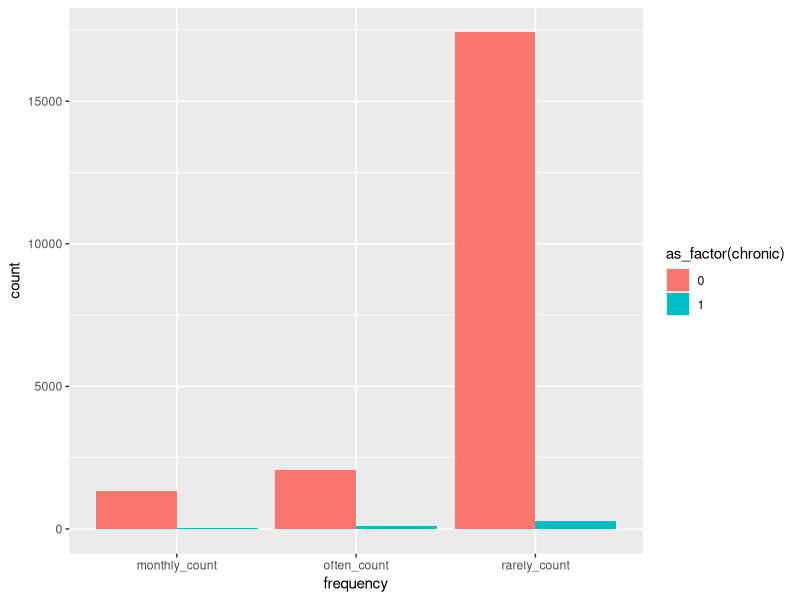

Write the R code that produced this figure. (Note: this script raises an error after producing the figure.)
## ---- chunk 1
knitr::opts_chunk$set(echo = TRUE)
## ---- chunk 2
# read in data
data <- read.csv("data.csv")

library(tidyverse)
library(broom)
## ---- chunk 3

# Fit full logistic model
model_full <- glm(chronic ~ HRSLEEP + depfreq_often + depfreq_monthly + I(HRSLEEP*depfreq_often) + I(HRSLEEP*depfreq_monthly) + log(AGE) + SEX + BMI + activity_score + income_high + income_middle + race_asian + race_black + race_na, family = binomial, data = data)

# Data 1: only women
data1 <- data %>% 
  filter(SEX == 1)

model_women <- glm(chronic ~ HRSLEEP + depfreq_often + depfreq_monthly + I(HRSLEEP*depfreq_often) + I(HRSLEEP*depfreq_monthly) + log(AGE) + SEX + BMI + activity_score + income_high + income_middle + race_asian + race_black + race_na, family = binomial, data = data1)


# Data 2: only men
data2 <- data %>% 
  filter(SEX == 0)

model_men <- glm(chronic ~ HRSLEEP + depfreq_often + depfreq_monthly + I(HRSLEEP*depfreq_often) + I(HRSLEEP*depfreq_monthly) + log(AGE) + SEX + BMI + activity_score + income_high + income_middle + race_asian + race_black + race_na, family = binomial, data = data2)

# Fit model without confounders

model_simple <- glm(chronic ~ HRSLEEP + depfreq_often + depfreq_monthly, data = data, family = binomial)
            
## ---- chunk 4
data2 <- data %>% 
  group_by(chronic) %>% 
  summarise(often_count = sum(depfreq_often),
            monthly_count = sum(depfreq_monthly),
            rarely_count = n() - (often_count + monthly_count)) %>% 
  pivot_longer(names_to = "frequency", values_to = "count", cols = -chronic)

ggplot(data2, aes(x = frequency, y = count, fill = as_factor(chronic))) +
  geom_col(position = "dodge")
## ---- chunk 5
# code from Logistic Regression visualization practice activity 4/20/20
preds_full <- augment(x=model_full, type.predict = "response") %>%
  mutate(lci=`.fitted`-(1.96*`.se.fit`),
         uci=`.fitted`+(1.96*`.se.fit`)) %>%
  rename(prob=`.fitted`)

probs_full<- preds_full %>%
  select(prob,lci,uci, depfreq_often, depfreq_monthly, HRSLEEP, chronic)
## ---- chunk 6
# code from Logistic Regression visualizationpractice activity 4/20/20
probs_full <- probs_full %>%
  filter(HRSLEEP %in% c(4, 5, 6, 7, 8, 9, 10)) %>%
  group_by(HRSLEEP, depfreq_often) %>%
  mutate(depfreq_often2 = ifelse(depfreq_often == 1, "Often", "Rarely")) %>%
  slice(1)

ggplot(probs_full, aes(y = prob, x = HRSLEEP, color = as.factor(depfreq_often2))) +
      geom_pointrange(aes(ymin = lci, ymax = uci),
                      position = position_dodge(width = 3),
                      size = .75) +
        labs(title = "Probability of having Diabetes by Sleep and Depression",
          subtitle = "Model 1: Full Model",
          y = "Probability of having Diabetes", 
          x = "Hours of Sleep per Night",
          color = "Depression Frequency") +
        theme_bw()
## ---- chunk 7
# code from Logistic Regression visualization practice activity 4/20/20
preds_women <- augment(x=model_women, type.predict = "response") %>%
  mutate(lci=`.fitted`-(1.96*`.se.fit`),
         uci=`.fitted`+(1.96*`.se.fit`)) %>%
  rename(prob=`.fitted`)

probs_women <- preds_women %>%
  select(prob,lci,uci, depfreq_often, depfreq_monthly, HRSLEEP, chronic)

## ---- chunk 8
# code from Logistic Regression visualizationpractice activity 4/20/20
probs_women <- probs_women %>%
  filter(HRSLEEP %in% c(4, 5, 6, 7, 8, 9, 10)) %>%
  group_by(HRSLEEP, depfreq_often) %>%
  mutate(depfreq_often2 = ifelse(depfreq_often == 1, "Often", "Rarely")) %>%
  slice(1)

ggplot(probs_women, aes(y = prob, x = HRSLEEP, color = as.factor(depfreq_often2))) +
      geom_pointrange(aes(ymin = lci, ymax = uci),
                      position = position_dodge(width = 3),
                      size = .75) +
        labs(title = "Probability of having Diabetes by Sleep and Depression",
          subtitle = "Model 2: Women Only",
          y = "Probability of having Diabetes", 
          x = "Hours of Sleep per Night",
          color = "Depression Frequency") +
        theme_bw()
## ---- chunk 9
# code from Logistic Regression visualization practice activity 4/20/20
preds_men <- augment(x=model_men, type.predict = "response") %>%
  mutate(lci=`.fitted`-(1.96*`.se.fit`),
         uci=`.fitted`+(1.96*`.se.fit`)) %>%
  rename(prob=`.fitted`)

probs_men <- preds_men %>%
  select(prob,lci,uci, depfreq_often, depfreq_monthly, HRSLEEP, chronic)
## ---- chunk 10
# code from Logistic Regression visualizationpractice activity 4/20/20
probs_men <- probs_men %>%
  filter(HRSLEEP %in% c(4, 5, 6, 7, 8, 9, 10)) %>%
  group_by(HRSLEEP, depfreq_often) %>%
  mutate(depfreq_often2 = ifelse(depfreq_often == 1, "Often", "Rarely")) %>%
  slice(1)

ggplot(probs_men, aes(y = prob, x = HRSLEEP, color = as.factor(depfreq_often2))) +
      geom_pointrange(aes(ymin = lci, ymax = uci),
                      position = position_dodge(width = 3),
                      size = .75) +
        labs(title = "Probability of having Diabetes by Sleep and Depression",
          subtitle = "Model 3: Men Only",
          y = "Probability of having Diabetes",
          x = "Hours of Sleep per Night",
          color = "Depression Frequency") +
        theme_bw()
## ---- chunk 11
# code from Logistic Regression visualization practice activity 4/20/20
preds_simple <- augment(x=model_simple, type.predict = "response") %>%
  mutate(lci=`.fitted`-(1.96*`.se.fit`),
         uci=`.fitted`+(1.96*`.se.fit`)) %>%
  rename(prob=`.fitted`)

probs_simple <- preds_simple %>%
  select(prob,lci,uci, depfreq_often, depfreq_monthly, HRSLEEP, chronic)
## ---- chunk 12
# code from Logistic Regression visualizationpractice activity 4/20/20
probs_simple <- probs_simple %>%
  filter(HRSLEEP %in% c(4, 5, 6, 7, 8, 9, 10)) %>%
  group_by(HRSLEEP, depfreq_often) %>%
  mutate(depfreq_often2 = ifelse(depfreq_often == 1, "Often", "Rarely")) %>% 
  slice(1)

ggplot(probs_simple, aes(y = prob, x = HRSLEEP, color = as.factor(depfreq_often2))) +
      geom_pointrange(aes(ymin = lci, ymax = uci),
                      position = position_dodge(width = 3),
                      size = .75) +
        labs(
          title = "Probability of having Diabetes by Sleep and Depression",
          subtitle = "Model 4: Simple",
          y = "Probability of having Diabetes", 
          x = "Hours of Sleep per Night",
          color = "Depression Frequency") +
        theme_bw()
